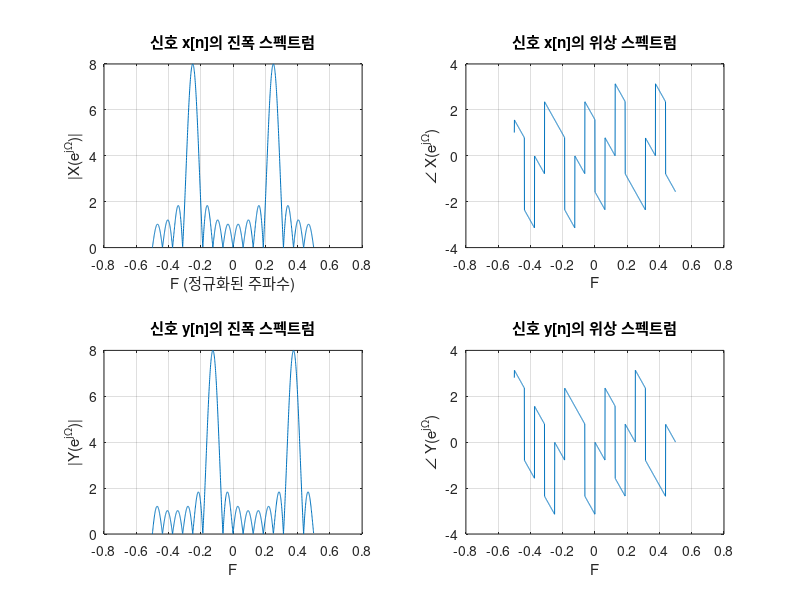

MATLAB code for this plot:
%% DTFT_FrequencyShift.m
% 주파수 이동 성질을 확인한다.
%   y[n] = e^{jπn/4} x[n]  ->  Y(e^{jΩ}) = X(e^{j(Ω - π/4)})
%   x[n] = sin(πn/2), -5 <= n <= 10

clc; clear; close all;

n = -5 : 10;
w = -pi : 1/200 : pi;

x = sin(pi * n / 2);
y = x .* exp(1j * pi * n / 4);

Xf = x * exp(-1j * n' * w);
Yf = y * exp(-1j * n' * w);

figure;

subplot(2, 2, 1);
plot(w / (2*pi), abs(Xf));
title('신호 x[n]의 진폭 스펙트럼'); xlabel('F (정규화된 주파수)'); ylabel('|X(e^{j\Omega})|');
grid on;

subplot(2, 2, 2);
plot(w / (2*pi), angle(Xf));
title('신호 x[n]의 위상 스펙트럼'); xlabel('F'); ylabel('\angle X(e^{j\Omega})');
grid on;

subplot(2, 2, 3);
plot(w / (2*pi), abs(Yf));
title('신호 y[n]의 진폭 스펙트럼'); xlabel('F'); ylabel('|Y(e^{j\Omega})|');
grid on;

subplot(2, 2, 4);
plot(w / (2*pi), angle(Yf));
title('신호 y[n]의 위상 스펙트럼'); xlabel('F'); ylabel('\angle Y(e^{j\Omega})');
grid on;
